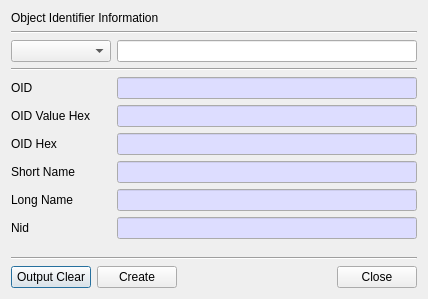
<?xml version="1.0" encoding="UTF-8"?>
<ui version="4.0">
 <class>OIDInfoDlg</class>
 <widget class="QDialog" name="OIDInfoDlg">
  <property name="geometry">
   <rect>
    <x>0</x>
    <y>0</y>
    <width>426</width>
    <height>299</height>
   </rect>
  </property>
  <property name="windowTitle">
   <string>OID Information</string>
  </property>
  <layout class="QVBoxLayout" name="verticalLayout">
   <item>
    <widget class="QLabel" name="label_5">
     <property name="text">
      <string>Object Identifier Information</string>
     </property>
    </widget>
   </item>
   <item>
    <widget class="Line" name="line_3">
     <property name="orientation">
      <enum>Qt::Horizontal</enum>
     </property>
    </widget>
   </item>
   <item>
    <layout class="QGridLayout" name="gridLayout">
     <property name="topMargin">
      <number>0</number>
     </property>
     <item row="0" column="0">
      <widget class="QComboBox" name="mInputTypeCombo">
       <property name="minimumSize">
        <size>
         <width>100</width>
         <height>0</height>
        </size>
       </property>
      </widget>
     </item>
     <item row="0" column="1">
      <widget class="QLineEdit" name="mInputText">
       <property name="minimumSize">
        <size>
         <width>300</width>
         <height>0</height>
        </size>
       </property>
      </widget>
     </item>
    </layout>
   </item>
   <item>
    <widget class="Line" name="line_2">
     <property name="orientation">
      <enum>Qt::Horizontal</enum>
     </property>
    </widget>
   </item>
   <item>
    <layout class="QGridLayout" name="gridLayout_4">
     <item row="1" column="0">
      <widget class="QLabel" name="label_7">
       <property name="text">
        <string>OID Value Hex</string>
       </property>
      </widget>
     </item>
     <item row="0" column="1">
      <widget class="QLineEdit" name="mOIDText">
       <property name="palette">
        <palette>
         <active>
          <colorrole role="Base">
           <brush brushstyle="SolidPattern">
            <color alpha="255">
             <red>221</red>
             <green>221</green>
             <blue>255</blue>
            </color>
           </brush>
          </colorrole>
         </active>
         <inactive>
          <colorrole role="Base">
           <brush brushstyle="SolidPattern">
            <color alpha="255">
             <red>221</red>
             <green>221</green>
             <blue>255</blue>
            </color>
           </brush>
          </colorrole>
         </inactive>
         <disabled>
          <colorrole role="Base">
           <brush brushstyle="SolidPattern">
            <color alpha="255">
             <red>240</red>
             <green>240</green>
             <blue>240</blue>
            </color>
           </brush>
          </colorrole>
         </disabled>
        </palette>
       </property>
       <property name="readOnly">
        <bool>true</bool>
       </property>
      </widget>
     </item>
     <item row="4" column="0">
      <widget class="QLabel" name="label_9">
       <property name="text">
        <string>Long Name</string>
       </property>
      </widget>
     </item>
     <item row="5" column="0">
      <widget class="QLabel" name="label">
       <property name="text">
        <string>Nid</string>
       </property>
      </widget>
     </item>
     <item row="5" column="1">
      <widget class="QLineEdit" name="mNidText">
       <property name="palette">
        <palette>
         <active>
          <colorrole role="Base">
           <brush brushstyle="SolidPattern">
            <color alpha="255">
             <red>221</red>
             <green>221</green>
             <blue>255</blue>
            </color>
           </brush>
          </colorrole>
         </active>
         <inactive>
          <colorrole role="Base">
           <brush brushstyle="SolidPattern">
            <color alpha="255">
             <red>221</red>
             <green>221</green>
             <blue>255</blue>
            </color>
           </brush>
          </colorrole>
         </inactive>
         <disabled>
          <colorrole role="Base">
           <brush brushstyle="SolidPattern">
            <color alpha="255">
             <red>240</red>
             <green>240</green>
             <blue>240</blue>
            </color>
           </brush>
          </colorrole>
         </disabled>
        </palette>
       </property>
       <property name="readOnly">
        <bool>true</bool>
       </property>
      </widget>
     </item>
     <item row="4" column="1">
      <widget class="QLineEdit" name="mLNText">
       <property name="palette">
        <palette>
         <active>
          <colorrole role="Base">
           <brush brushstyle="SolidPattern">
            <color alpha="255">
             <red>221</red>
             <green>221</green>
             <blue>255</blue>
            </color>
           </brush>
          </colorrole>
         </active>
         <inactive>
          <colorrole role="Base">
           <brush brushstyle="SolidPattern">
            <color alpha="255">
             <red>221</red>
             <green>221</green>
             <blue>255</blue>
            </color>
           </brush>
          </colorrole>
         </inactive>
         <disabled>
          <colorrole role="Base">
           <brush brushstyle="SolidPattern">
            <color alpha="255">
             <red>240</red>
             <green>240</green>
             <blue>240</blue>
            </color>
           </brush>
          </colorrole>
         </disabled>
        </palette>
       </property>
       <property name="readOnly">
        <bool>true</bool>
       </property>
      </widget>
     </item>
     <item row="3" column="0">
      <widget class="QLabel" name="label_8">
       <property name="text">
        <string>Short Name</string>
       </property>
      </widget>
     </item>
     <item row="0" column="0">
      <widget class="QLabel" name="label_6">
       <property name="minimumSize">
        <size>
         <width>100</width>
         <height>0</height>
        </size>
       </property>
       <property name="text">
        <string>OID</string>
       </property>
      </widget>
     </item>
     <item row="3" column="1">
      <widget class="QLineEdit" name="mSNText">
       <property name="palette">
        <palette>
         <active>
          <colorrole role="Base">
           <brush brushstyle="SolidPattern">
            <color alpha="255">
             <red>221</red>
             <green>221</green>
             <blue>255</blue>
            </color>
           </brush>
          </colorrole>
         </active>
         <inactive>
          <colorrole role="Base">
           <brush brushstyle="SolidPattern">
            <color alpha="255">
             <red>221</red>
             <green>221</green>
             <blue>255</blue>
            </color>
           </brush>
          </colorrole>
         </inactive>
         <disabled>
          <colorrole role="Base">
           <brush brushstyle="SolidPattern">
            <color alpha="255">
             <red>240</red>
             <green>240</green>
             <blue>240</blue>
            </color>
           </brush>
          </colorrole>
         </disabled>
        </palette>
       </property>
       <property name="readOnly">
        <bool>true</bool>
       </property>
      </widget>
     </item>
     <item row="1" column="1">
      <widget class="QLineEdit" name="mOIDValHexText">
       <property name="palette">
        <palette>
         <active>
          <colorrole role="Base">
           <brush brushstyle="SolidPattern">
            <color alpha="255">
             <red>221</red>
             <green>221</green>
             <blue>255</blue>
            </color>
           </brush>
          </colorrole>
         </active>
         <inactive>
          <colorrole role="Base">
           <brush brushstyle="SolidPattern">
            <color alpha="255">
             <red>221</red>
             <green>221</green>
             <blue>255</blue>
            </color>
           </brush>
          </colorrole>
         </inactive>
         <disabled>
          <colorrole role="Base">
           <brush brushstyle="SolidPattern">
            <color alpha="255">
             <red>240</red>
             <green>240</green>
             <blue>240</blue>
            </color>
           </brush>
          </colorrole>
         </disabled>
        </palette>
       </property>
       <property name="readOnly">
        <bool>true</bool>
       </property>
      </widget>
     </item>
     <item row="2" column="0">
      <widget class="QLabel" name="label_2">
       <property name="text">
        <string>OID Hex</string>
       </property>
      </widget>
     </item>
     <item row="2" column="1">
      <widget class="QLineEdit" name="mOIDHexText">
       <property name="palette">
        <palette>
         <active>
          <colorrole role="Base">
           <brush brushstyle="SolidPattern">
            <color alpha="255">
             <red>221</red>
             <green>221</green>
             <blue>255</blue>
            </color>
           </brush>
          </colorrole>
         </active>
         <inactive>
          <colorrole role="Base">
           <brush brushstyle="SolidPattern">
            <color alpha="255">
             <red>221</red>
             <green>221</green>
             <blue>255</blue>
            </color>
           </brush>
          </colorrole>
         </inactive>
         <disabled>
          <colorrole role="Base">
           <brush brushstyle="SolidPattern">
            <color alpha="255">
             <red>240</red>
             <green>240</green>
             <blue>240</blue>
            </color>
           </brush>
          </colorrole>
         </disabled>
        </palette>
       </property>
       <property name="readOnly">
        <bool>true</bool>
       </property>
      </widget>
     </item>
    </layout>
   </item>
   <item>
    <spacer name="verticalSpacer">
     <property name="orientation">
      <enum>Qt::Vertical</enum>
     </property>
     <property name="sizeHint" stdset="0">
      <size>
       <width>20</width>
       <height>40</height>
      </size>
     </property>
    </spacer>
   </item>
   <item>
    <widget class="Line" name="line">
     <property name="orientation">
      <enum>Qt::Horizontal</enum>
     </property>
    </widget>
   </item>
   <item>
    <layout class="QHBoxLayout" name="horizontalLayout_2">
     <item>
      <widget class="QPushButton" name="mOutputClearBtn">
       <property name="text">
        <string>Output Clear</string>
       </property>
      </widget>
     </item>
     <item>
      <widget class="QPushButton" name="mCreateBtn">
       <property name="text">
        <string>Create</string>
       </property>
      </widget>
     </item>
     <item>
      <spacer name="horizontalSpacer">
       <property name="orientation">
        <enum>Qt::Horizontal</enum>
       </property>
       <property name="sizeHint" stdset="0">
        <size>
         <width>40</width>
         <height>20</height>
        </size>
       </property>
      </spacer>
     </item>
     <item>
      <widget class="QPushButton" name="mCloseBtn">
       <property name="text">
        <string>Close</string>
       </property>
      </widget>
     </item>
    </layout>
   </item>
  </layout>
 </widget>
 <tabstops>
  <tabstop>mInputTypeCombo</tabstop>
  <tabstop>mInputText</tabstop>
  <tabstop>mOIDText</tabstop>
  <tabstop>mOIDValHexText</tabstop>
  <tabstop>mOIDHexText</tabstop>
  <tabstop>mSNText</tabstop>
  <tabstop>mLNText</tabstop>
  <tabstop>mNidText</tabstop>
  <tabstop>mOutputClearBtn</tabstop>
  <tabstop>mCreateBtn</tabstop>
  <tabstop>mCloseBtn</tabstop>
 </tabstops>
 <resources/>
 <connections/>
</ui>
